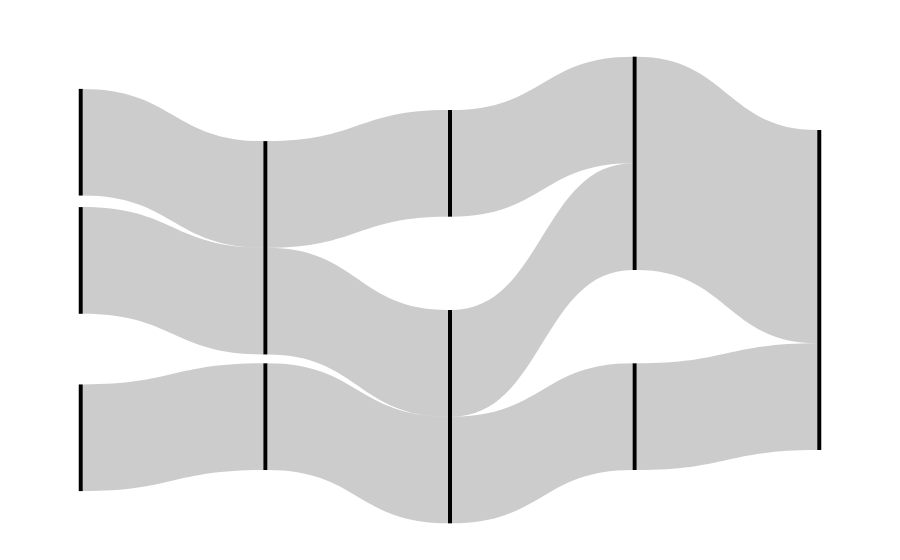

Notebook code cell kept with this figure:
### Code cell
# plot Sankey
fig = sankey.plot_sankey(pad=30,thickness=4)
fig.write_image(f"figures/mcbif_toy.svg")

### Figure 1 — Plotly figure (JSON) as saved in the notebook; plotly's stock layout.template omitted (floating-point values rounded to 4 significant figures)
{"data": [{"link": {"source": [0, 1, 2, 3, 3, 4, 5, 6, 6, 7, 8], "target": [3, 3, 4, 5, 6, 6, 7, 7, 8, 9, 9], "value": [1, 1, 1, 1, 1, 1, 1, 1, 1, 2, 1]}, "node": {"line": {"color": "black", "width": 0}, "pad": 30, "thickness": 4, "x": [0.001, 0.001, 0.001, 0.2505, 0.2505, 0.5, 0.5, 0.7495, 0.7495, 0.999], "y": [0.1111, 0.4222, 0.8889, 0.3889, 0.8333, 0.1667, 0.8333, 0.1667, 0.8333, 0.5]}, "type": "sankey"}], "layout": {"autosize": true}}
